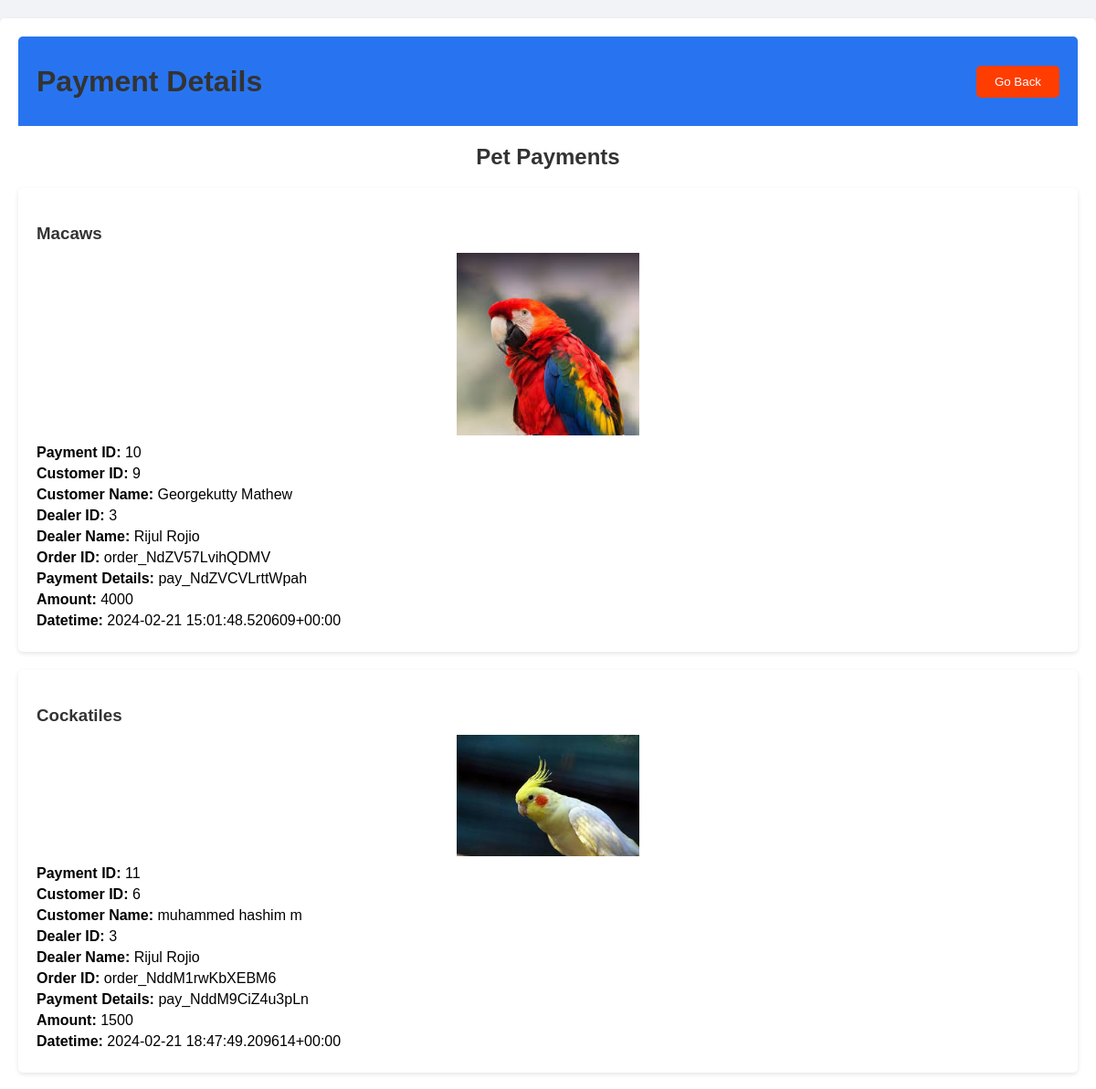
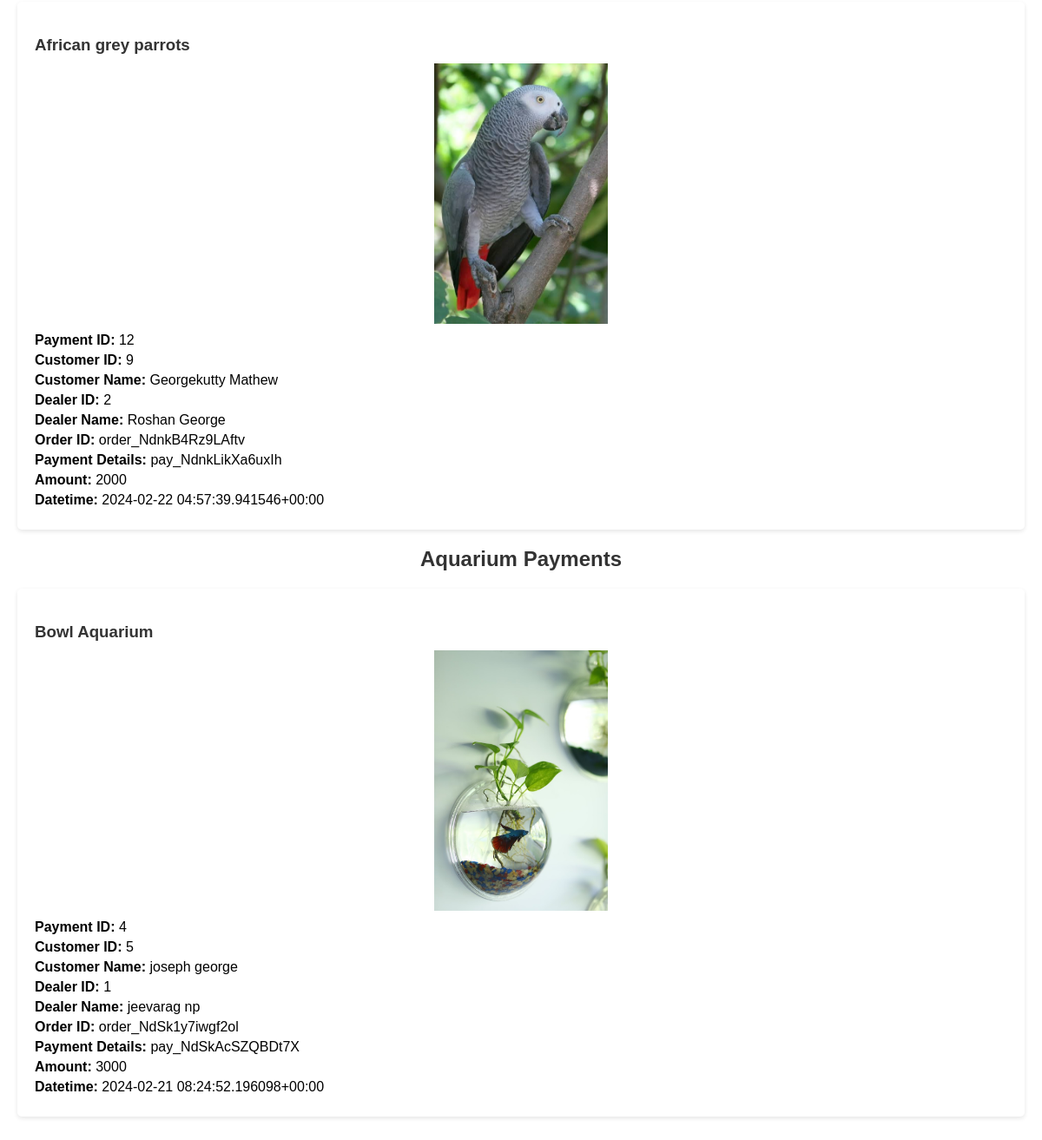
Screenshot of /payment-details/ with the database file from the repository (2 pictures, top to bottom).
### aapmapp/models.py (models this page shows, shortened)
class Userpayment(models.Model):
    user      =     models.ForeignKey(dealer, on_delete=models.CASCADE,null=True,blank=True)
    cart = models.IntegerField(blank=True, null=True)
    amount = models.IntegerField(default=0)
    datetime = models.TextField(default="empty")
    order_id_data = models.TextField(default="empty")
    payment_id_data = models.TextField(default="empty")
    item = models.ForeignKey(Pet,on_delete=models.CASCADE, null=False)
    status = models.TextField(default="active")

class Pet(models.Model):
    dealer = models.ForeignKey(dealer, on_delete=models.CASCADE)  # Add this line to create the foreign key relationship
    CATEGORY_CHOICES = [
        ('dog', 'Dogs'),
        ('cat', 'Cats'),
        ('fish', 'Fish'),
        ('bird', 'Birds'),
    ]
    category = models.CharField(max_length=4, choices=CATEGORY_CHOICES)
    pet_breed = models.CharField(max_length=100, null=True)
    pet_age = models.CharField(max_length=10 ,null=True)
    pet_description = models.TextField(max_length=30, null=True)
    price = models.DecimalField(max_digits=10, decimal_places=2)
    quantity = models.PositiveIntegerField()
    location = models.CharField(max_length=100)
    image = models.ImageField(upload_to='pet_images/')

class dealer(AbstractUser):
    email = models.EmailField(unique=True)
    fullname = models.TextField(max_length=100, default="")
    role = models.TextField(max_length=100, default="")

class Userpayment_aquarium(models.Model):
    user      =     models.ForeignKey(dealer, on_delete=models.CASCADE,null=True,blank=True)
    cart = models.IntegerField(blank=True, null=True)
    amount = models.IntegerField(default=0)
    datetime = models.TextField(default="empty")
    order_id_data = models.TextField(default="empty")
    payment_id_data = models.TextField(default="empty")
    item = models.ForeignKey(Aquarium,on_delete=models.CASCADE, null=False)

class Aquarium(models.Model):
    dealer = models.ForeignKey(dealer, on_delete=models.CASCADE)  # Add this line to create the foreign key relationship
    name = models.CharField(max_length=100)
    price = models.DecimalField(max_digits=10, decimal_places=2)
    quantity = models.PositiveIntegerField()
    location = models.CharField(max_length=100)
    description = models.TextField(max_length=30, null=True)
    image = models.ImageField(upload_to='aquarium_images/')

### aapmapp/views.py (the view)
# urls.py: path('payment-details/', views.payment_details_view, name='payment_details'),
def payment_details_view(request):
    pet_payments = Userpayment.objects.select_related('user', 'item').all()
    pet_payment_details = []
    for payment in pet_payments:
        pet_payment_details.append({
            'payment_id': payment.id,
            'customer_id': payment.user.id,
            'customer_name': payment.user.fullname,
            'dealer_id': payment.item.dealer.id,
            'dealer_name': payment.item.dealer.fullname,
            'order_id': payment.order_id_data,
            'payment_details': payment.payment_id_data,
            'item_id': payment.item.id,
            'item_name': payment.item.pet_breed,
            'item_image': payment.item.image.url,
            'amount': payment.amount,
            'datetime': payment.datetime
        })
    aquarium_payments = Userpayment_aquarium.objects.select_related('user', 'item').all()
    aquarium_payment_details = []
    for payment in aquarium_payments:
        aquarium_payment_details.append({
            'payment_id': payment.id,
            'customer_id': payment.user.id,
            'customer_name': payment.user.fullname,
            'dealer_id': payment.item.dealer.id,
            'dealer_name': payment.item.dealer.fullname,
            'order_id': payment.order_id_data,
            'payment_details': payment.payment_id_data,
            'item_id': payment.item.id,
            'item_name': payment.item.name,
            'item_image': payment.item.image.url,
            'amount': payment.amount,
            'datetime': payment.datetime
        })
    return render(request, 'payment_details.html', {'pet_payments': pet_payment_details, 'aquarium_payments': aquarium_payment_details})

### aapmapp/templates/payment_details.html (shortened to what this page needs)
<!DOCTYPE html>
<html lang="en">
<head>
</head>
<body>
            <div class="container">
                <div class="header">
                    <h1>Payment Details</h1>
                    <button class="go-back-button" onclick="goBack()">Go Back</button>
                </div>
        <div class="payment-section">
            <center> <h2>Pet Payments</h2></center>
            <ul>
                {% for payment in pet_payments %}
                <li>
                    <h3>{{ payment.item_name }}</h3>
                    <img src="{{ payment.item_image }}" alt="{{ payment.item_name }}">
                    <p><strong>Payment ID:</strong> {{ payment.payment_id }}</p>
                    <p><strong>Customer ID:</strong> {{ payment.customer_id }}</p>
                    <p><strong>Customer Name:</strong> {{ payment.customer_name }}</p>
                    <p><strong>Dealer ID:</strong> {{ payment.dealer_id }}</p>
                    <p><strong>Dealer Name:</strong> {{ payment.dealer_name }}</p>
                    <p><strong>Order ID:</strong> {{ payment.order_id }}</p>
                    <p><strong>Payment Details:</strong> {{ payment.payment_details }}</p>
                    <p><strong>Amount:</strong> {{ payment.amount }}</p>
                    <p><strong>Datetime:</strong> {{ payment.datetime }}</p>
                </li>
                {% endfor %}
            </ul>
        </div>
        <div class="payment-section">
            <center> <h2>Aquarium Payments</h2></center>
            <ul>
                {% for payment in aquarium_payments %}
                <li>
                    <h3>{{ payment.item_name }}</h3>
                    <img src="{{ payment.item_image }}" alt="{{ payment.item_name }}">
                    <p><strong>Payment ID:</strong> {{ payment.payment_id }}</p>
                    <p><strong>Customer ID:</strong> {{ payment.customer_id }}</p>
                    <p><strong>Customer Name:</strong> {{ payment.customer_name }}</p>
                    <p><strong>Dealer ID:</strong> {{ payment.dealer_id }}</p>
                    <p><strong>Dealer Name:</strong> {{ payment.dealer_name }}</p>
                    <p><strong>Order ID:</strong> {{ payment.order_id }}</p>
                    <p><strong>Payment Details:</strong> {{ payment.payment_details }}</p>
                    <p><strong>Amount:</strong> {{ payment.amount }}</p>
                    <p><strong>Datetime:</strong> {{ payment.datetime }}</p>
                </li>
                {% endfor %}
            </ul>
        </div>
    </div>
</body>
</html>

### aapmapp/templates/payment_details.html (style rules this page uses)
body { font-family: Arial, sans-serif; margin: 0; padding: 0; background-color: #f1f3f6; }
.container { max-width: 1200px; margin: 0 auto; padding: 20px; background-color: #fff; border-radius: 5px; box-shadow: 0 2px 5px rgba(0, 0, 0, 0.1); margin-top: 20px; }
h1, h2 { color: #333; margin-bottom: 20px; }
ul { padding: 0; margin: 0; }
li { list-style-type: none; margin-bottom: 20px; padding: 20px; background-color: #fff; border-radius: 5px; box-shadow: 0 2px 5px rgba(0, 0, 0, 0.1); }
img { max-width: 200px; height: auto; display: block; margin: 0 auto 10px; }
li h3 { color: #333; margin-bottom: 10px; }
li p { margin: 5px 0; }
.header { background-color: #2874f0; color: #fff; padding: 10px 20px; border-radius: 5px 5px 0 0; display: flex; justify-content: space-between; align-items: center; }
.go-back-button { background-color: #ff3d00; color: #fff; border: none; padding: 10px 20px; border-radius: 5px; cursor: pointer; transition: background-color 0.3s ease; }

### rows the page displays
Userpayment: item_name "Macaws", shows a picture, payment_id "10", customer_id "9", customer_name "Georgekutty Mathew", dealer_id "3", dealer_name "Rijul Rojio", order_id "order_NdZV57LvihQDMV", payment_details "pay_NdZVCVLrttWpah", amount "4000", datetime "2024-02-21 15:01:48.520609+00:00"
Userpayment: item_name "Cockatiles", shows a picture, payment_id "11", customer_id "6", customer_name "muhammed hashim m", dealer_id "3", dealer_name "Rijul Rojio", order_id "order_NddM1rwKbXEBM6", payment_details "pay_NddM9CiZ4u3pLn", amount "1500", datetime "2024-02-21 18:47:49.209614+00:00"
Userpayment: item_name "African grey parrots", shows a picture, payment_id "12", customer_id "9", customer_name "Georgekutty Mathew", dealer_id "2", dealer_name "Roshan George", order_id "order_NdnkB4Rz9LAftv", payment_details "pay_NdnkLikXa6uxIh", amount "2000", datetime "2024-02-22 04:57:39.941546+00:00"
Userpayment_aquarium: item_name "Bowl Aquarium", payment_id "4", customer_id "5", customer_name "joseph george", dealer_id "1", dealer_name "jeevarag np", order_id "order_NdSk1y7iwgf2ol", payment_details "pay_NdSkAcSZQBDt7X", amount "3000", datetime "2024-02-21 08:24:52.196098+00:00"
